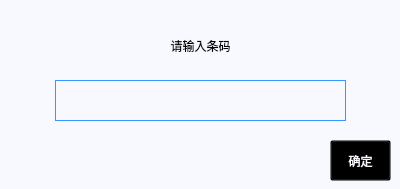
<?xml version="1.0" encoding="UTF-8"?>
<ui version="4.0">
 <class>InputCode</class>
 <widget class="QDialog" name="InputCode">
  <property name="geometry">
   <rect>
    <x>0</x>
    <y>0</y>
    <width>400</width>
    <height>189</height>
   </rect>
  </property>
  <property name="focusPolicy">
   <enum>Qt::ClickFocus</enum>
  </property>
  <property name="windowTitle">
   <string>Dialog</string>
  </property>
  <property name="styleSheet">
   <string notr="true">background-color: rgb(248, 248, 255);</string>
  </property>
  <widget class="QLabel" name="label_3">
   <property name="geometry">
    <rect>
     <x>90</x>
     <y>30</y>
     <width>221</width>
     <height>31</height>
    </rect>
   </property>
   <property name="styleSheet">
    <string notr="true">font: 14pt &quot;黑体&quot;;</string>
   </property>
   <property name="text">
    <string>请输入条码</string>
   </property>
   <property name="alignment">
    <set>Qt::AlignCenter</set>
   </property>
  </widget>
  <widget class="QPushButton" name="pushButton">
   <property name="geometry">
    <rect>
     <x>330</x>
     <y>140</y>
     <width>61</width>
     <height>41</height>
    </rect>
   </property>
   <property name="focusPolicy">
    <enum>Qt::NoFocus</enum>
   </property>
   <property name="styleSheet">
    <string notr="true">border-image: url(:/LCD_CS351/LCD_CS351/35_all/67.bmp);
background:transparent;
font: 12pt &quot;黑体&quot;;
color: rgb(248, 248, 255);</string>
   </property>
   <property name="text">
    <string>确定</string>
   </property>
  </widget>
  <widget class="QPushButton" name="pushButton_cancel">
   <property name="geometry">
    <rect>
     <x>360</x>
     <y>0</y>
     <width>41</width>
     <height>41</height>
    </rect>
   </property>
   <property name="focusPolicy">
    <enum>Qt::NoFocus</enum>
   </property>
   <property name="styleSheet">
    <string notr="true">border-image: url(:/LCD_CS351/LCD_CS351/35_all/cha.bmp);
background:transparent;</string>
   </property>
   <property name="text">
    <string/>
   </property>
   <property name="autoDefault">
    <bool>false</bool>
   </property>
   <property name="flat">
    <bool>true</bool>
   </property>
  </widget>
  <widget class="QLineEdit" name="lineEdit">
   <property name="geometry">
    <rect>
     <x>55</x>
     <y>80</y>
     <width>291</width>
     <height>41</height>
    </rect>
   </property>
   <property name="styleSheet">
    <string notr="true">font: 14pt &quot;黑体&quot;;
border-width:1px; 
border-style:solid; 
border-color:rgb(51, 153, 255); </string>
   </property>
   <property name="text">
    <string/>
   </property>
  </widget>
 </widget>
 <resources/>
 <connections/>
</ui>
